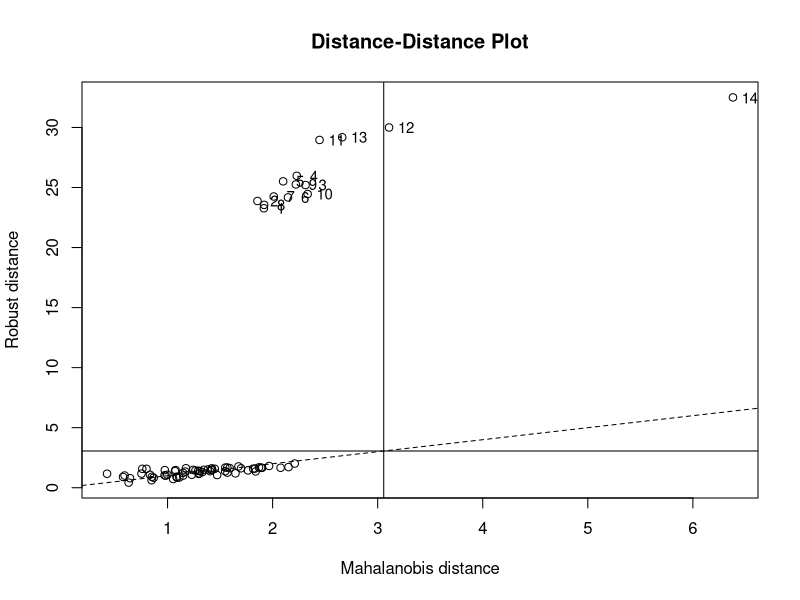

Generate this figure with R:
library(rrcov)


### Name: CovMMest
### Title: MM Estimates of Multivariate Location and Scatter
### Aliases: CovMMest
### Keywords: robust multivariate

### ** Examples


library(rrcov)
data(hbk)
hbk.x <- data.matrix(hbk[, 1:3])
CovMMest(hbk.x)

## the following four statements are equivalent
c0 <- CovMMest(hbk.x)
c1 <- CovMMest(hbk.x, bdp = 0.25)
c2 <- CovMMest(hbk.x, control = CovControlMMest(bdp = 0.25))
c3 <- CovMMest(hbk.x, control = new("CovControlMMest", bdp = 0.25))

## direct specification overrides control one:
c4 <- CovMMest(hbk.x, bdp = 0.40,
             control = CovControlMMest(bdp = 0.25))
c1
summary(c1)
plot(c1)

## Deterministic MM-estmates
CovMMest(hbk.x, control=CovControlMMest(sest=CovControlSest(method="sdet")))
